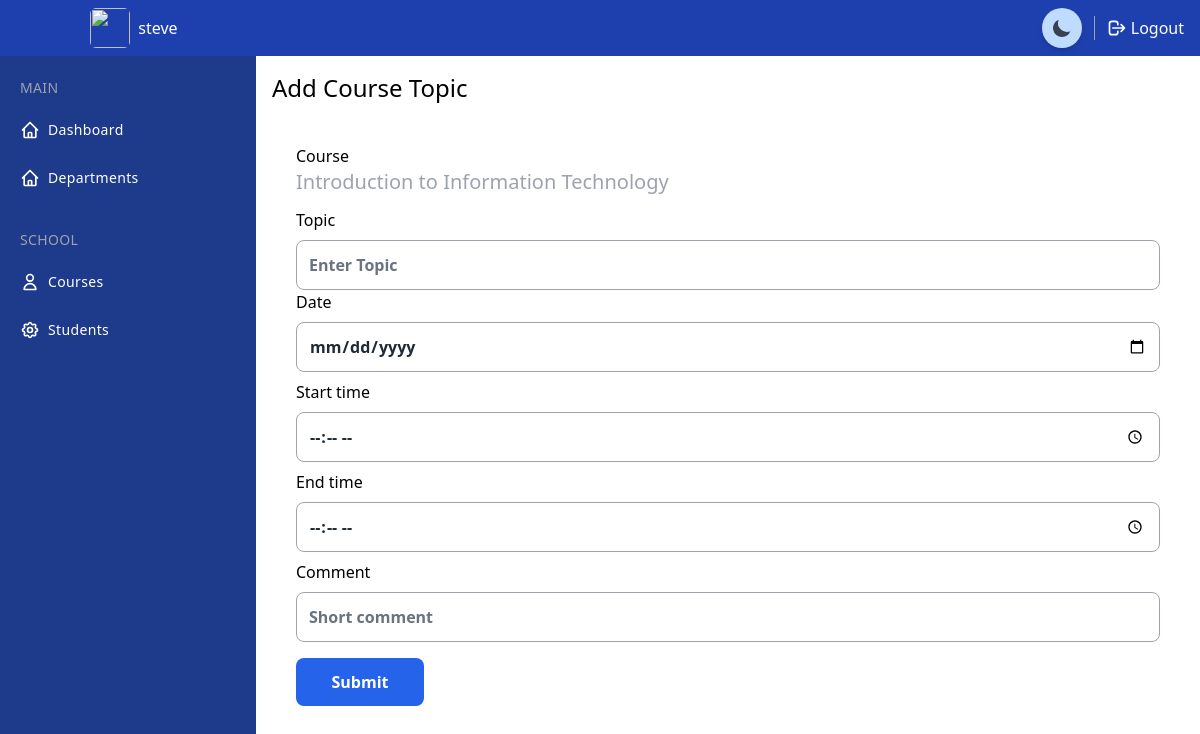
The page /course_topics/1/add/ (signed in) on the database as committed earlier.
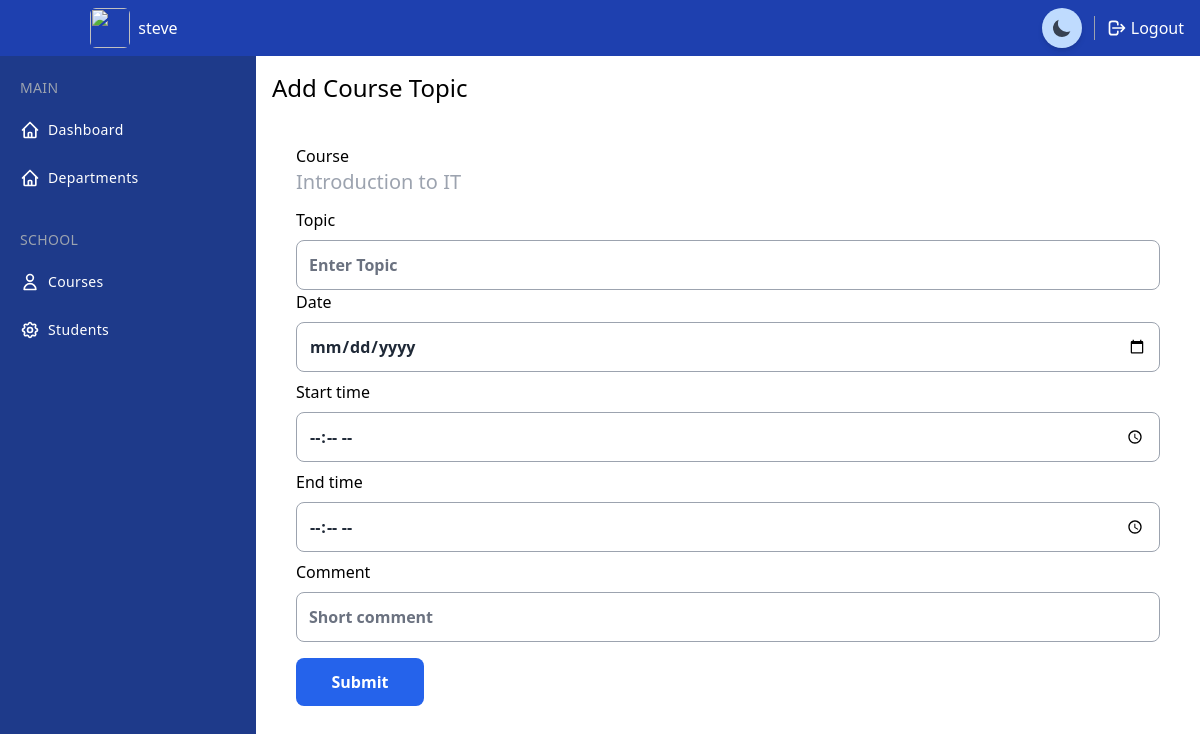
The same page on the database as committed later.
### project/models.py (models this page shows, shortened)
class Course(models.Model):
    department = models.ForeignKey(Department, null=True, on_delete=models.SET_NULL)
    name = models.CharField(max_length=200)

### project/decorators.py (the view)
        def wrapper_func(request, *args, **kwargs):
            user = None
            if request.user.is_staff:
                user = 'staff'
            else :
                user = 'student'
            print(user)
            if user in allowed_roles:
                return view_func(request,*args, **kwargs)
            else:
                return HttpResponse('You are not authorized to view this page')

### project/forms.py
class CourseTopicForm(ModelForm):
    class Meta:
        model = CourseTopic
        fields = '__all__'

### project/views.py (called while the page is built)
@login_required()
@allowed_users(allowed_roles=['staff'])
def add_course_topic(request, pk):
    course = Course.objects.get(id=pk)
    if request.method == 'POST':
        form = CourseTopicForm(request.POST)
        if form.is_valid():
            courseTopic = form.save()
            return redirect(f'/course_topics/{course.id}')
    else:
        form = CourseTopicForm()
        context = {
            'course': course,
            'form': form,
        }
    return render(request, 'project/forms/course_topic_form.html', context)

### project/templates/project/forms/course_topic_form.html (shortened to what this page needs)
{% extends 'project/main.html' %}
{% block content %}
<div class="h-full ml-14 mt-14 mb-10 md:ml-64">
    <div class="mt-4 mx-4">
        <h2 class="text-lg md:text-2xl font-medium">Add Course Topic</h2>
    </div>
    <div class="mt-4 mx-4">
        <form class="p-6 flex flex-col justify-center" method="POST" action="">
            <div class="flex flex-col">
                <label for="course" >Course</label>
                <p class="t text-gray-400 text-xl mb-3">{{course.name}}</p>
            </div>
            <div class="flex flex-col">
                <label for="topic" >Topic</label>
                <input type="text" name="topic" id="topic" placeholder="Enter Topic" required
                class="w-100 mt-2 py-3 px-3 rounded-lg bg-white dark:bg-gray-800 border border-gray-400 dark:border-gray-700 text-gray-800 dark:text-gray-50 font-semibold focus:border-blue-500 focus:outline-none" />
            </div>
            <div class="flex flex-col">
                <label for="date" >Date</label>
                <input type="date" name="date" id="date" placeholder="Date" required
                class="w-100 mt-2 py-3 px-3 rounded-lg bg-white dark:bg-gray-800 border border-gray-400 dark:border-gray-700 text-gray-800 dark:text-gray-50 font-semibold focus:border-blue-500 focus:outline-none" />
            </div>
            <div class="flex flex-col mt-2">
                <label for="start_time">Start time</label>
                <input type="time" name="start_time" required
                    class="w-100 mt-2 py-3 px-3 rounded-lg bg-white dark:bg-gray-800 border border-gray-400 dark:border-gray-700 text-gray-800 dark:text-gray-50 font-semibold focus:border-blue-500 focus:outline-none" />
            </div>
            <div class="flex flex-col mt-2">
                <label for="start_time">End time</label>
                <input type="time" name="end_time" required
                    class="w-100 mt-2 py-3 px-3 rounded-lg bg-white dark:bg-gray-800 border border-gray-400 dark:border-gray-700 text-gray-800 dark:text-gray-50 font-semibold focus:border-blue-500 focus:outline-none" />
            </div>
            <div class="flex flex-col mt-2">
                <label for="comment">Comment</label>
                <input type="tel" name="comment" id="tel" placeholder="Short comment" required
                    class="w-100 mt-2 py-3 px-3 rounded-lg bg-white dark:bg-gray-800 border border-gray-400 dark:border-gray-700 text-gray-800 dark:text-gray-50 font-semibold focus:border-blue-500 focus:outline-none" />
            </div>
            <button type="submit"
                class="md:w-32 bg-blue-600 dark:bg-gray-100 text-white dark:text-gray-800 font-bold py-3 px-6 rounded-lg mt-4 hover:bg-blue-500 dark:hover:bg-gray-200 transition ease-in-out duration-300">Submit</button>
        </form>
    </div>
</div>
{% endblock %}

Rows that differ between the two databases and show on the page:
changed Course: name "Introduction to Information Technology" → "Introduction to IT"
